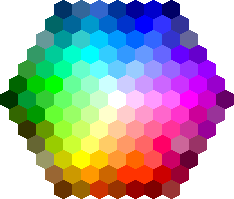
#> input picture colorpick.png, 234 x 199 px
$ python 'color picker.py'
#> lines starting #> are read from the running program, lines starting #| are printed output that depends on the picture
import cv2
import numpy as np

color_explore = np.zeros((100,400, 3), np.uint8)
color_selected = np.zeros((100,400, 3), np.uint8)

# boardimg = np.zeros((775,1024,3),np.uint8)
# boardimg[:]= (255,255,255)

mycolorvalues=[]

myPoints =  []  ## [x , y , colorId ]
################################################################################################
# Mouse Callback function
def show_color(event, x, y, flags, param):
    B = img[y, x][0]
    G = img[y, x][1]
    R = img[y, x][2]

    color_explore[:] = (B,G,R)

    if event == cv2.EVENT_LBUTTONDOWN:
        mycolorvalues = [B, G, R]
        color_selected[:] = mycolorvalues


#############################################################################################
# image window for sample image
cv2.namedWindow('COLOR PICKER')

# read sample image
img = cv2.imread('colorpick.png')
#> img is the input picture: shape (199, 234, 3); mean B, G, R 168.5, 160.2, 165.8
img=cv2.resize(img,(400,400))
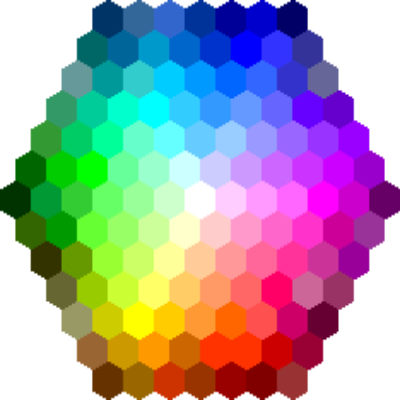
#> img: shape (400, 400, 3); mean B, G, R 168.5, 160.2, 165.8

# mouse call back function declaration
cv2.setMouseCallback('COLOR PICKER', show_color)
#################################################################################################

# while loop to live update
while (1):

    cv2.imshow('COLOR PICKER', img)
    cv2.imshow('color_explore', color_explore)
    cv2.imshow('color_selected', color_selected)
    # cv2.imshow('Board',boardimg)

    k = cv2.waitKey(1) & 0xFF
#> (key q is pressed here)
    if k ==ord('q') or k ==ord('Q') :
        break

cv2.destroyAllWindows()
